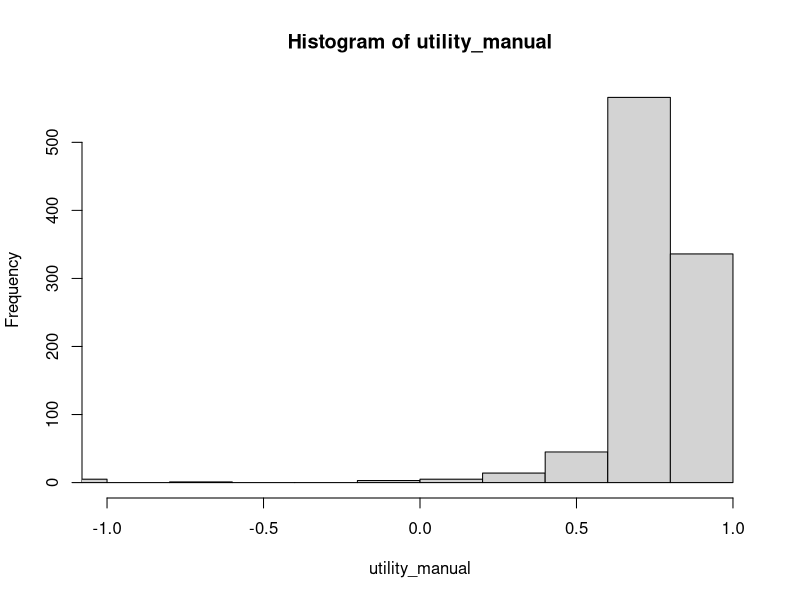

The R script that drew this image:
## ---- chunk 1
# I use capitalized variables as global constants
COLS <- 4
ROWS <- 3

S = seq_len(ROWS * COLS)

LAYOUT <- matrix(S, nrow = ROWS , ncol = COLS)
LAYOUT
## ---- chunk 2
show_layout <- function(x) {
  x <- matrix(x, ncol = COLS, nrow = ROWS, 
    dimnames = list(row = seq_len(ROWS), col = seq_len(COLS)))
  x[rev(seq_len(ROWS)), ]
  }

show_layout(LAYOUT)
## ---- chunk 3
rc_to_s <- function(rc)
  LAYOUT[rbind(rc)]

s_to_rc <-
  function(s)
    drop(which(LAYOUT == s, arr.ind = TRUE, useNames = FALSE))
  
    
rc_to_s(c(3, 4))
s_to_rc(12)
## ---- chunk 4
start <- 1L
## ---- chunk 5
is_terminal <- function(s) s %in% c(5, 11, 12)
## ---- chunk 6
A = c('Up', 'Right', 'Down', 'Left', 'None')

actions <- function(s) { 
  
  # absorbing states
  if(s == 11 || s == 12) return('None')
  
  # illegal state
  if(s == 5) return('None')
  
  c('Up', 'Right', 'Down', 'Left')
}
     
lapply(S, actions)
## ---- chunk 7
R <- function(s, a, s_prime) {
  ## no more reward when we in 11 or 12.
  if(a == 'None' || s == 11 || s == 12) return(0)
  
  ## transition to the absorbing states.
  if(s_prime == 12) return(+1)
  if(s_prime == 11) return(-1)
  
  ## cost for each move
  return(-0.04)
}

R(1, 'Up', 2)
R(9, 'Right', 12)
R(12, 'None', 12)
## ---- chunk 8
calc_transition <- function(s, action) {
  action <- match.arg(action, choices = A)
  
  if(length(s) > 1) return(t(sapply(s, calc_transition, action = action)))
  
  # deal with absorbing and illegal state
  if(s == 11 || s == 12 || s == 5 || action == 'None') {
    P <- rep(0, length(S))
    P[s] <- 1
    return(P)    
  }
  
  action_to_delta <- list(
    'Up' = c(+1, 0),
    'Down' = c(-1, 0),
    'Right' = c(0, +1),
    'Left' = c(0, -1)
    )
  delta <- action_to_delta[[action]]
  dr <- delta[1]
  dc <- delta[2]
   
  rc <- s_to_rc(s)
  r <- rc[1]
  c <- rc[2]
  
  if(dr != 0 && dc != 0) 
    stop("You can only go up/down or right/left!")
  
  P <- matrix(0, nrow = ROWS, ncol = COLS)
  
  # UP/DOWN
  if(dr != 0) {
    new_r <- r + dr
    if(new_r > ROWS || new_r < 1) new_r <- r
    ## can't got to (2, 2)
    if(new_r == 2 && c  == 2) new_r <- r
    P[new_r, c] <- .8
    
    if(c < COLS & !(r == 2 & (c + 1) == 2)) 
      P[r, c + 1] <- .1 else P[r, c] <- P[r, c] + .1 
    if(c > 1 & !(r == 2 & (c - 1) == 2)) 
      P[r, c - 1] <- .1 else P[r, c] <- P[r, c] + .1 
  }
  
  # RIGHT/LEFT
  if(dc != 0) {
    new_c <- c + dc
    if(new_c > COLS || new_c < 1) new_c <- c
    ## can't got to (2, 2)
    if(r == 2 && new_c  == 2) new_c <- c
    P[r, new_c] <- .8
    
    if(r < ROWS & !((r + 1) == 2 & c  == 2)) 
      P[r + 1, c] <- .1 else P[r, c] <- P[r, c] + .1 
    if(r > 1 & !((r - 1) == 2 & c == 2)) 
      P[r - 1, c] <- .1 else P[r, c] <- P[r, c] + .1 
  }
  
  as.vector(P)
}
## ---- chunk 9
calc_transition(1, 'Up')
show_layout(calc_transition(1, 'Up'))
## ---- chunk 10
show_layout(calc_transition(2, 'Right'))
## ---- chunk 11
P_matrices <- lapply(A, FUN = function(a) calc_transition(S, a))
names(P_matrices) <- A
str(P_matrices)
## ---- chunk 12
P <- function(sp, s, a) P_matrices[[a]][s, sp]

P(2, 1, 'Up')
P(5, 4, 'Up')
## ---- chunk 13
pi_manual <- rep('Up', times = length(S))
pi_manual[c(3, 6, 9)] <- 'Right'
pi_manual

show_layout(pi_manual)
## ---- chunk 14
set.seed(1234)
create_random_policy <-
  function()
    sapply(
      S,
      FUN = function(s)
        sample(actions(s), 1)
    )

pi_random <- create_random_policy()
show_layout(pi_random)
## ---- chunk 15
set.seed(1234)
create_random_soft_policy <-
  function() {
    p <- matrix(0, nrow = length(S), ncol = length(A), dimnames = list(S, A)) 
    for (s in S)
        p[s, actions(s)] <- runif(n = length(actions(s)))
  
    # make stochastic (rows sum up to 1)
p <- sweep(p, MARGIN = 1, STATS = rowSums(p), FUN = '/')
p
}

pi_random_soft <- create_random_soft_policy()
pi_random_soft
## ---- chunk 16
GAMMA <- 1
## ---- chunk 17
sample_transition <- function(s, a)
  sample(S, size = 1, prob = P_matrices[[a]][s,])

sample_transition(1, 'Up')

table(replicate(n = 100, sample_transition(1, 'Up')))
## ---- chunk 18
simulate_utility <- function(pi, s0 = 1, max_t = 100) {
  s <- s0
  U <- 0
  t <- 0
  
  while (TRUE) {
    ## get action from policy (matrix means it is a stochastic policy)
    if (!is.matrix(pi))
      a <- pi[s]
    else
      a <- sample(A, size = 1, prob = pi[s, ])
    
    ## sample a transition given the action from the policy
    s_prime <- sample_transition(s, a)
    
    ##
    U <- U + GAMMA ^ t * R(s, a, s_prime)
    
    s <- s_prime
    
    ## reached an absorbing state?
    if (s == 11 || s == 12 || s == 5)
      break
    
    t <- t + 1
    if (t >= max_t)
      break
  }
  
  U
}
## ---- chunk 19
simulate_utilities <- function(pi, s0 = 1, N = 1000, max_t = 100)
  replicate(N, simulate_utility(pi, s0, max_t))

utility_manual <- simulate_utilities(pi_manual)
## ---- chunk 20
mean(utility_manual)
hist(utility_manual, xlim = c(-1, 1))
## ---- chunk 21
utility_random <- simulate_utilities(pi_random, max_t = 100)

table(utility_random)
## ---- chunk 22
U_manual <-
  sapply(
    S,
    FUN = function(s)
      mean(simulate_utilities(pi_manual, s0 = s))
  )
show_layout(U_manual)
## ---- chunk 23
U_random <-
  sapply(
    S,
    FUN = function(s)
      mean(simulate_utilities(pi_random, s0 = s))
  )
show_layout(U_random)
